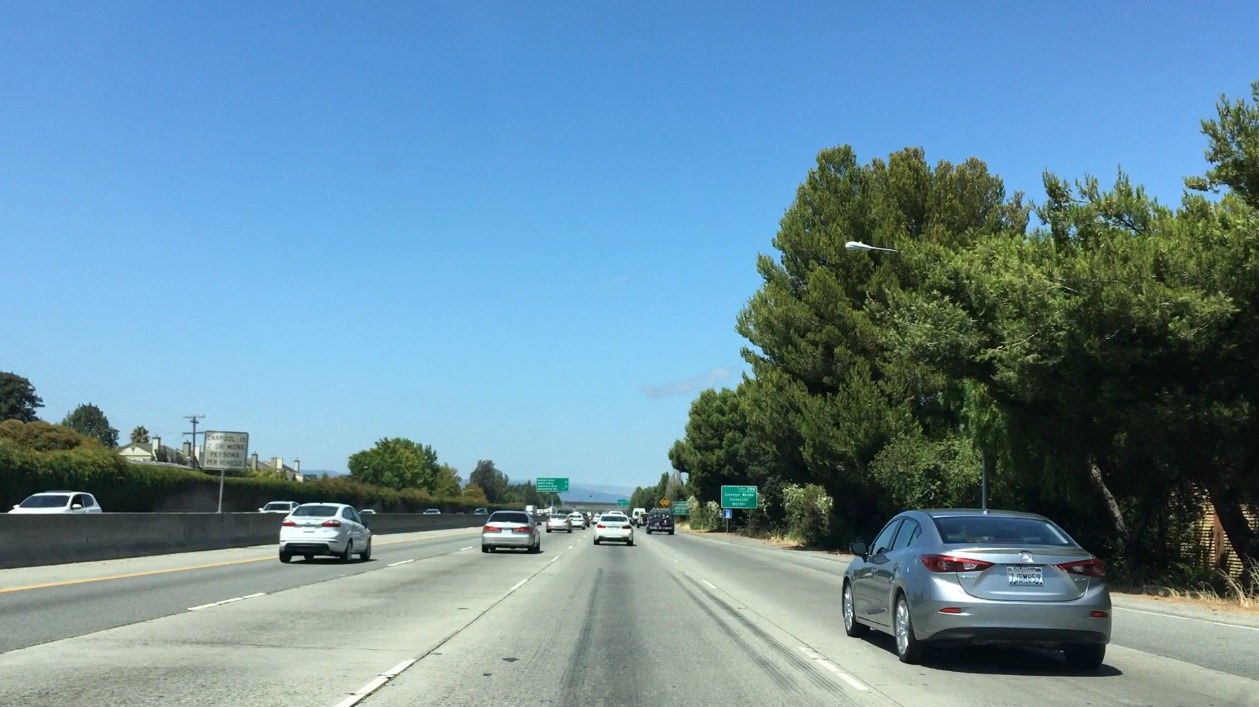
#> input picture bbox-example-image.jpg, 1259 x 707 px
$ jupyter execute --allow-errors lecture_notes.ipynb   (shell and % lines are left out)   (older library calls are emulated)
#> lines starting #> are read from the running program, lines starting #| are printed output that depends on the picture; after the words box and inside, x2 and y2 are one past the last pixel; in counts of white or black regions, pixels touching at a corner belong together
[cell 1]
# Get miscellaneous system information
import os
import sys

# Returns the current conda environment if found, 'None' if not found
def get_conda_env():
    sp = sys.path[1].split('/')
    if 'envs' in sp:
        return sp[sp.index("envs") + 1]
    else:
        return None
# Get the current Anaconda Environment name
conda_env = get_conda_env()
print("Anaconda Environment: {}\n".format(conda_env))

# Get the Python version that is currently running
python_version = sys.version
print("Python Version: {}\n".format(python_version))

# Get the path to the project folder
project_path = os.getcwd()
print("project folder path: {}\n".format(project_path))

# Print out the number of items in the project folder
print("There are {0} items in the project folder:\n".format(len(os.listdir())))
for item in os.listdir():
     print(" - ", item)

[cell 2]
# Section 5 - Manual Feature Detection
import numpy as np
import cv2
import matplotlib.pyplot as plt
import matplotlib.image as mpimg

image = mpimg.imread('bbox-example-image.jpg')
#> image is the input picture: shape (707, 1259, 3); mean R, G, B 104.8, 141, 158.4

# Define a function that takes an image, a list of bounding boxes,
# and optional color tuple and line thickness as inputs
# then draws boxes in that color on the output

def draw_boxes(img, bboxes, color=(0, 0, 255), thick=6):
    # Make a copy of the image
#> called with color = (0, 0, 255), thick = 6
    draw_img = np.copy(img)
    # Iterate through the bounding boxes
    for bbox in bboxes:
        # Draw a rectangle given bbox coordinates
        cv2.rectangle(draw_img, bbox[0], bbox[1], color, thick)
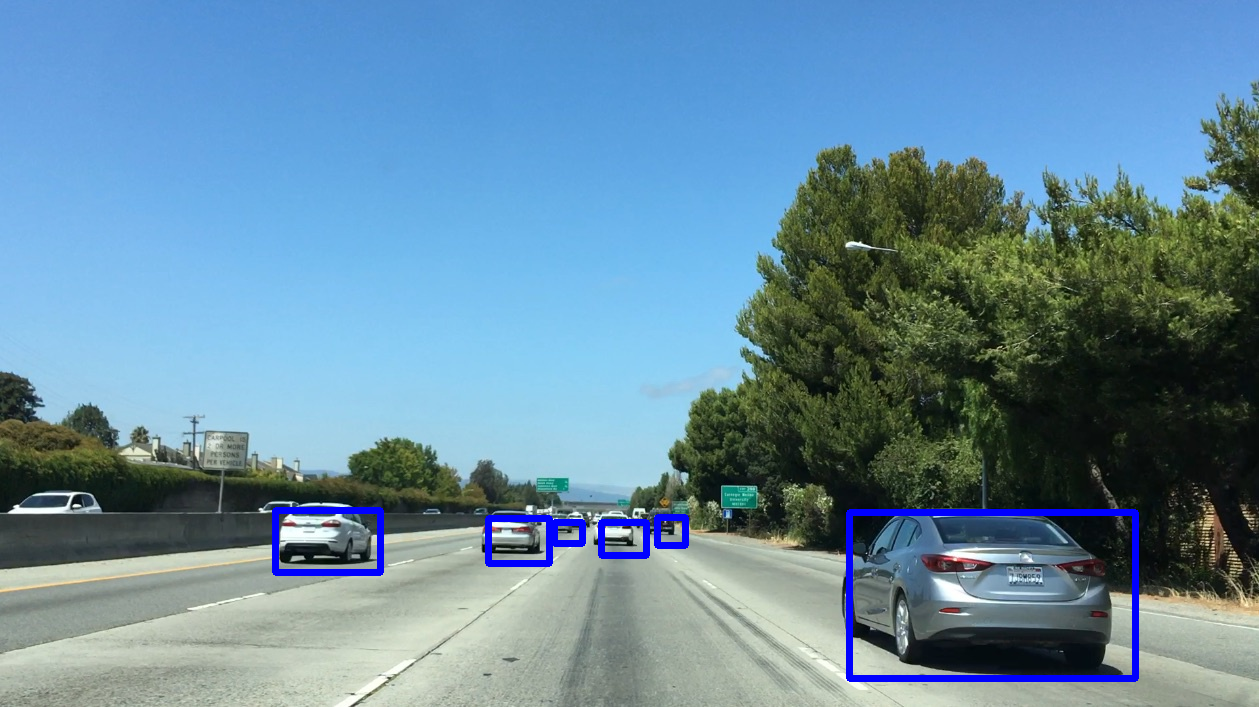
#> draw_img: shape (707, 1259, 3); 1.41% of pixels changed, all inside (x1, y1, x2, y2) = (272, 507, 1139, 682)
    # Return the image copy with boxes drawn
    return draw_img

# Add bounding boxes in this format, these are just example coordinates.
bboxes = [((275, 572), (380, 510)), ((488, 563), (549, 518)), ((554, 543), (582, 522)),
          ((601, 555), (646, 522)), ((657, 545), (685, 517)), ((849, 678), (1135, 512))]

result = draw_boxes(image, bboxes)
plt.imshow(result)
plt.show()

[cell 3]
# Section 9 - Template Matching
import numpy as np
import cv2
import matplotlib.pyplot as plt
import matplotlib.image as mpimg

image = mpimg.imread('bbox-example-image.jpg')
#image = mpimg.imread('temp-matching-example-2.jpg')
templist = ['cutouts/cutout1.jpg', 'cutouts/cutout2.jpg', 'cutouts/cutout3.jpg',
            'cutouts/cutout4.jpg', 'cutouts/cutout5.jpg', 'cutouts/cutout6.jpg']

# Here is your draw_boxes function from the previous exercise
# [9 lines left out: function draw_boxes, not called in this run]


# Define a function to search for template matches
# and return a list of bounding boxes
def find_matches(img, template_list):
    # Define an empty list to take bbox coords
    bbox_list = []
    # Define matching method
    # Other options include: cv2.TM_CCORR_NORMED', 'cv2.TM_CCOEFF', 'cv2.TM_CCORR',
    #         'cv2.TM_SQDIFF', 'cv2.TM_SQDIFF_NORMED'
    method = cv2.TM_CCOEFF_NORMED
#> method = 5
    # Iterate through template list
    for temp in template_list:
        # Read in templates one by one
        tmp = mpimg.imread(temp)
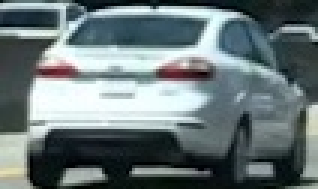
#> input picture cutouts/cutout1.jpg, 106 x 63 px (shown 3 times larger)
#> tmp is the input picture: shape (63, 106, 3); mean R, G, B 105.4, 118.5, 120.3
        # Use cv2.matchTemplate() to search the image
        result = cv2.matchTemplate(img, tmp, method)
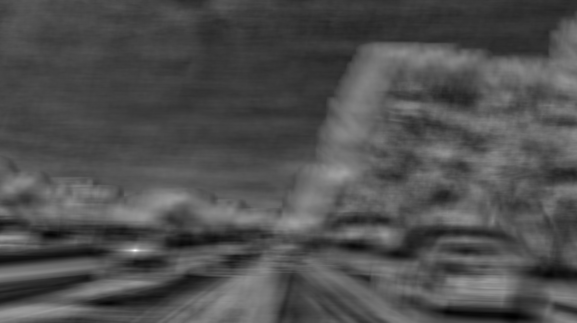
#> result: shape (645, 1154) float32 (shown at 1/2 size); min -0.485, max 0.954, mean -0.0359; drawn with min black and max white
        # Use cv2.minMaxLoc() to extract the location of the best match
        min_val, max_val, min_loc, max_loc = cv2.minMaxLoc(result)
#> min_val = -0.485; max_val = 0.954; min_loc = (1025, 633); max_loc = (270, 500)
        # Determine a bounding box for the match
        w, h = (tmp.shape[1], tmp.shape[0])
        if method in [cv2.TM_SQDIFF, cv2.TM_SQDIFF_NORMED]:
            top_left = min_loc
        else:
            top_left = max_loc
#> top_left = (270, 500)
        bottom_right = (top_left[0] + w, top_left[1] + h)
#> bottom_right = (376, 563)
        # Append bbox position to list
        bbox_list.append((top_left, bottom_right))
        # Return the list of bounding boxes

    return bbox_list


#> (the rest of this cell did not finish here and is left out)

[cell 4]
# Section 12 - Histograms of Color
import numpy as np
import cv2
import matplotlib.pyplot as plt
import matplotlib.image as mpimg

image = mpimg.imread('cutouts/cutout1.jpg')

# Define a function to compute color histogram features
def color_hist(img, nbins=32, bins_range=(0, 256)):
    # Compute the histogram of the RGB channels separately
#> called with nbins = 32, bins_range = (0, 256)
    rhist = np.histogram(img[:,:,0], bins=nbins, range=bins_range)
    ghist = np.histogram(img[:,:,1], bins=nbins, range=bins_range)
    bhist = np.histogram(img[:,:,2], bins=nbins, range=bins_range)
    # Generating bin centers
    bin_edges = rhist[1]
#> bin_edges = 33 values from 0 to 256
    bin_centers = (bin_edges[1:]  + bin_edges[0:len(bin_edges)-1])/2
#> bin_centers = 32 values from 4 to 252
    # Concatenate the histograms into a single feature vector
    hist_features = np.concatenate((rhist[0], ghist[0], bhist[0]))
#> hist_features = 96 values, max 634 at index 95, min 49 at index 31, mean 208.7
    # Return the individual histograms, bin_centers and feature vector
    return rhist, ghist, bhist, bin_centers, hist_features


rh, gh, bh, bincen, feature_vec = color_hist(image, nbins=32, bins_range=(0, 256))
#> bincen = 32 values from 4 to 252; feature_vec has the same summary as hist_features in color_hist

# Plot a figure with all three bar charts
if rh is not None:
    fig = plt.figure(figsize=(12,3))
    plt.subplot(131)
    plt.bar(bincen, rh[0])
    plt.xlim(0, 256)
    plt.title('R Histogram')
    plt.subplot(132)
    plt.bar(bincen, gh[0])
    plt.xlim(0, 256)
    plt.title('G Histogram')
    plt.subplot(133)
    plt.bar(bincen, bh[0])
    plt.xlim(0, 256)
    plt.title('B Histogram')
    fig.tight_layout()
else:
    print('Your function is returning None for at least one variable...')
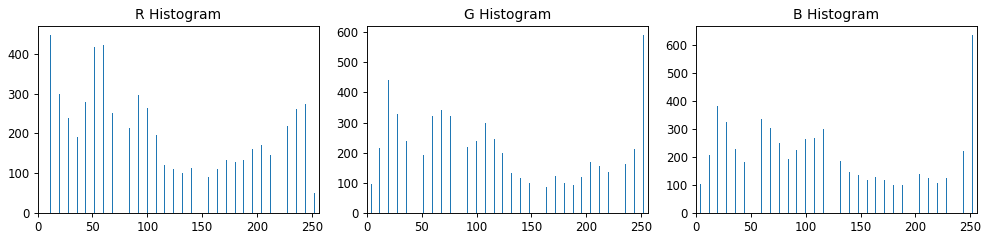
#> figure drawn by matplotlib, 3 panels; panel 1: tallest bar 448 high, from x = 11.6 to 12.4; panel 2: tallest bar 591 high, from x = 251.6 to 252.4; panel 3: tallest bar 634 high, from x = 251.6 to 252.4

[cell 5]
# Section 15 - Explore Color Spaces
import cv2
import numpy as np
import matplotlib.pyplot as plt
from mpl_toolkits.mplot3d import Axes3D

def plot3d(pixels, colors_rgb,
        axis_labels=list("RGB"), axis_limits=((0, 255), (0, 255), (0, 255))):
    """Plot pixels in 3D."""

    # Create figure and 3D axes
    fig = plt.figure(figsize=(8, 8))
    ax = Axes3D(fig)

    # Set axis limits
    ax.set_xlim(*axis_limits[0])
    ax.set_ylim(*axis_limits[1])
    ax.set_zlim(*axis_limits[2])

    # Set axis labels and sizes
    ax.tick_params(axis='both', which='major', labelsize=14, pad=8)
    ax.set_xlabel(axis_labels[0], fontsize=16, labelpad=16)
    ax.set_ylabel(axis_labels[1], fontsize=16, labelpad=16)
    ax.set_zlabel(axis_labels[2], fontsize=16, labelpad=16)

    # Plot pixel values with colors given in colors_rgb
    ax.scatter(
        pixels[:, :, 0].ravel(),
        pixels[:, :, 1].ravel(),
        pixels[:, :, 2].ravel(),
        c=colors_rgb.reshape((-1, 3)), edgecolors='none')

    return ax  # return Axes3D object for further manipulation


# Read a color image
#img = cv2.imread("000275.png")
img = cv2.imread("cutouts/cutout1.jpg")

# Select a small fraction of pixels to plot by subsampling it
scale = max(img.shape[0], img.shape[1], 64) / 64  # at most 64 rows and columns
img_small = cv2.resize(img, (np.int(img.shape[1] / scale), np.int(img.shape[0] / scale)), interpolation=cv2.INTER_NEAREST)
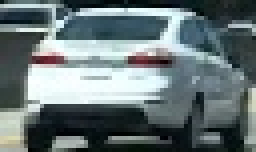
#> img_small: shape (38, 64, 3) (shown 4 times larger); mean B, G, R 118.8, 117, 103.8

# Convert subsampled image to desired color space(s)
img_small_RGB = cv2.cvtColor(img_small, cv2.COLOR_BGR2RGB)  # OpenCV uses BGR, matplotlib likes RGB
img_small_HSV = cv2.cvtColor(img_small, cv2.COLOR_BGR2HSV)
#> img_small_HSV: shape (38, 64, 3); mean H, S, V 91.7, 63.9, 120.9
#> (the rest of the program and of its run is left out)
